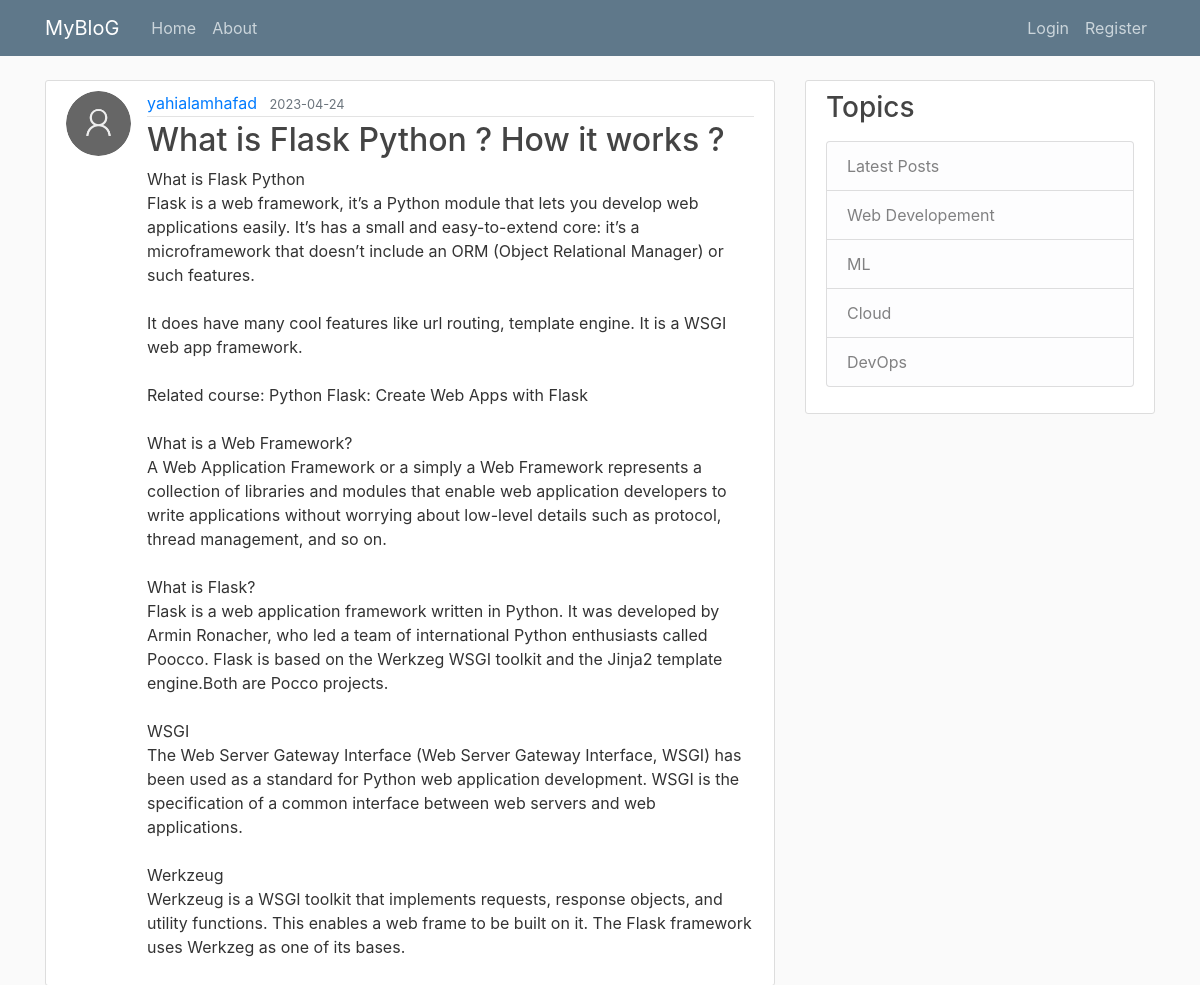
/post/1, run on the app's committed database.
### flaskblog/models.py (models this page shows, shortened)
class User(db.Model, UserMixin):
    id = db.Column(db.Integer, primary_key=True)
    username = db.Column(db.String(20), unique=True, nullable=False)
    email = db.Column(db.String(120), unique=True, nullable=False)
    image_file = db.Column(db.String(20), nullable=False, default='default.jpg')
    password = db.Column(db.String(60), nullable=False)
    posts = db.relationship('Post', backref='author', lazy=True)

class Post(db.Model):
    id = db.Column(db.Integer, primary_key=True)
    title = db.Column(db.String(100), nullable=False)
    date_posted = db.Column(db.DateTime, nullable=False, default=datetime.utcnow)
    content = db.Column(db.Text, nullable=False)
    user_id = db.Column(db.Integer, db.ForeignKey('user.id'), nullable=False)

### flaskblog/routes.py (the view)
@app.route('/post/<post_id>')
def post(post_id):
    post = Post.query.get_or_404(post_id)
    return render_template('post.html', title=post.title, post=post)

### flaskblog/templates/post.html (shortened to what this page needs)
{% extends "layout.html" %}
{% block content %}
        <article class="media content-section">
          <img src="{{ url_for('static', filename = 'profile_pics/'+ post.author.image_file) }}" alt="profile-pic" class="rounded-circle article-img">
          <div class="media-body">
            <div class="article-metadata">
              <a class="mr-2" href="#">{{ post.author.username }}</a>
              <small class="text-muted">{{ post.date_posted.strftime('%Y-%m-%d') }}</small>
            </div>
            <h2 class="article-title">{{ post.title }}</h2>
            <p class="article-content">{{ post.content }}</p>
          </div>
        </article>
{% endblock content %}

### flaskblog/static/main.css (style rules this page uses)
body { background: #fafafa; color: #333333; margin-top: 5rem; }
h1, h2, h3, h4, h5, h6 { color: #444444; }
.content-section { background: #ffffff; padding: 10px 20px; border: 1px solid #dddddd; border-radius: 3px; margin-bottom: 20px; }
.article-title { color: #444444; }
.article-content { white-space: pre-line; }
.article-img { height: 65px; width: 65px; margin-right: 16px; }
.article-metadata { padding-bottom: 1px; margin-bottom: 4px; border-bottom: 1px solid #e3e3e3 }

### data on the page
User: image_file (placeholder picture), author.username "yahialamhafad"
Post: date_posted "2023-04-24", title "What is Flask Python ? How it works ?", content "What is Flask Python Flask is a web framework, it’s a Python module that lets you develop web applications easily. It’s has a small and easy-to-extend core: it’s a microframework that doesn’t include an ORM (Object Relational Manager) or such features. It does have many cool features like url routing, template engine. It is a WSGI web app framework. Related course: Python Flask: Create Web Apps with Flask What is a Web Framework? A Web Application Framework or a simply a Web Framework represents a collection of libraries and modules that enable web application developers to write applications without worrying about low-level details such as protocol, thread management, and so on. What is…"
